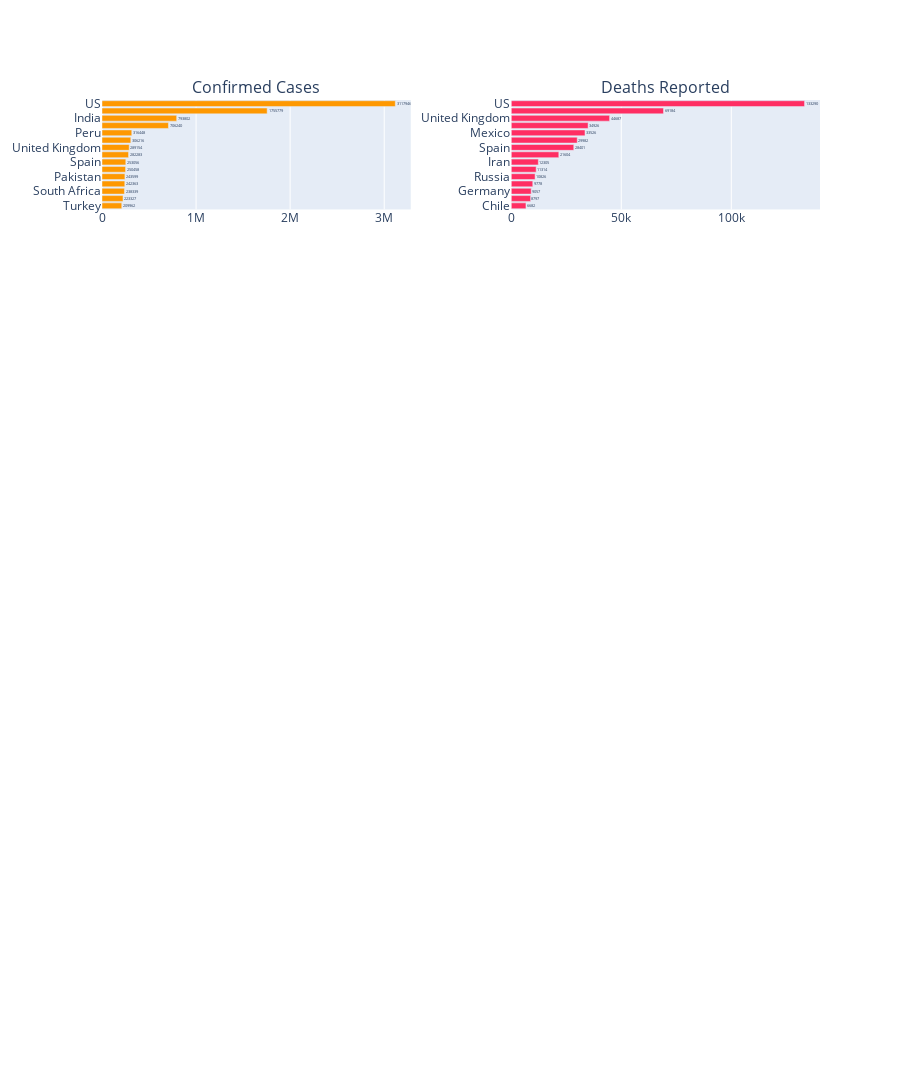

The code cell stored with this chart in its notebook:
### Code cell
top=15

fig_countries = px.bar(countrywise.sort_values('Confirmed').tail(top), x = 'Confirmed', y = 'Country',
                      text = 'Confirmed',orientation='h',color_discrete_sequence=[act])
fig_countries_deaths = px.bar(countrywise.sort_values('Deaths').tail(top), x = 'Deaths', y = 'Country',
                      text = 'Deaths',orientation='h',color_discrete_sequence=[dth])

fig = make_subplots(rows = 5,cols = 2, shared_xaxes=False, horizontal_spacing= 0.14,
                   vertical_spacing =.1,
                   subplot_titles = ('Confirmed Cases','Deaths Reported'))

fig.add_trace(fig_countries['data'][0],row = 1,col=1)
fig.add_trace(fig_countries_deaths['data'][0],row = 1,col=2)

fig.update_layout(height = 3000)
fig.show()

### Figure 1 — Plotly figure (JSON) as saved in the notebook; plotly's stock layout.template omitted (floating-point values rounded to 4 significant figures)
{"data": [{"alignmentgroup": "True", "hovertemplate": "Confirmed=%{text}<br>Country=%{y}<extra></extra>", "legendgroup": "", "marker": {"color": "#fe9801"}, "name": "", "offsetgroup": "", "orientation": "h", "showlegend": false, "text": [209962, 223327, 238339, 242363, 243599, 250458, 253056, 282283, 289154, 306216, 316448, 706240, 793802, 1755779, 3117946], "textposition": "auto", "type": "bar", "x": [209962, 223327, 238339, 242363, 243599, 250458, 253056, 282283, 289154, 306216, 316448, 706240, 793802, 1755779, 3117946], "xaxis": "x", "y": ["Turkey", "Saudi Arabia", "South Africa", "Italy", "Pakistan", "Iran", "Spain", "Mexico", "United Kingdom", "Chile", "Peru", "Russia", "India", "Brazil", "US"], "yaxis": "y"}, {"alignmentgroup": "True", "hovertemplate": "Deaths=%{text}<br>Country=%{y}<extra></extra>", "legendgroup": "", "marker": {"color": "#ff2e63"}, "name": "", "offsetgroup": "", "orientation": "h", "showlegend": false, "text": [6682, 8797, 9057, 9778, 10826, 11314, 12305, 21604, 28401, 29982, 33526, 34926, 44687, 69184, 133290], "textposition": "auto", "type": "bar", "x": [6682, 8797, 9057, 9778, 10826, 11314, 12305, 21604, 28401, 29982, 33526, 34926, 44687, 69184, 133290], "xaxis": "x2", "y": ["Chile", "Canada", "Germany", "Belgium", "Russia", "Peru", "Iran", "India", "Spain", "France", "Mexico", "Italy", "United Kingdom", "Brazil", "US"], "yaxis": "y2"}], "layout": {"annotations": [{"font": {"size": 16}, "showarrow": false, "text": "Confirmed Cases", "x": 0.215, "xanchor": "center", "xref": "paper", "y": 1, "yanchor": "bottom", "yref": "paper"}, {"font": {"size": 16}, "showarrow": false, "text": "Deaths Reported", "x": 0.785, "xanchor": "center", "xref": "paper", "y": 1, "yanchor": "bottom", "yref": "paper"}], "height": 3000, "xaxis": {"anchor": "y", "domain": [0, 0.43]}, "xaxis10": {"anchor": "y10", "domain": [0.57, 1]}, "xaxis2": {"anchor": "y2", "domain": [0.57, 1]}, "xaxis3": {"anchor": "y3", "domain": [0, 0.43]}, "xaxis4": {"anchor": "y4", "domain": [0.57, 1]}, "xaxis5": {"anchor": "y5", "domain": [0, 0.43]}, "xaxis6": {"anchor": "y6", "domain": [0.57, 1]}, "xaxis7": {"anchor": "y7", "domain": [0, 0.43]}, "xaxis8": {"anchor": "y8", "domain": [0.57, 1]}, "xaxis9": {"anchor": "y9", "domain": [0, 0.43]}, "yaxis": {"anchor": "x", "domain": [0.88, 1]}, "yaxis10": {"anchor": "x10", "domain": [0, 0.12]}, "yaxis2": {"anchor": "x2", "domain": [0.88, 1]}, "yaxis3": {"anchor": "x3", "domain": [0.66, 0.78]}, "yaxis4": {"anchor": "x4", "domain": [0.66, 0.78]}, "yaxis5": {"anchor": "x5", "domain": [0.44, 0.56]}, "yaxis6": {"anchor": "x6", "domain": [0.44, 0.56]}, "yaxis7": {"anchor": "x7", "domain": [0.22, 0.34]}, "yaxis8": {"anchor": "x8", "domain": [0.22, 0.34]}, "yaxis9": {"anchor": "x9", "domain": [0, 0.12]}}}
